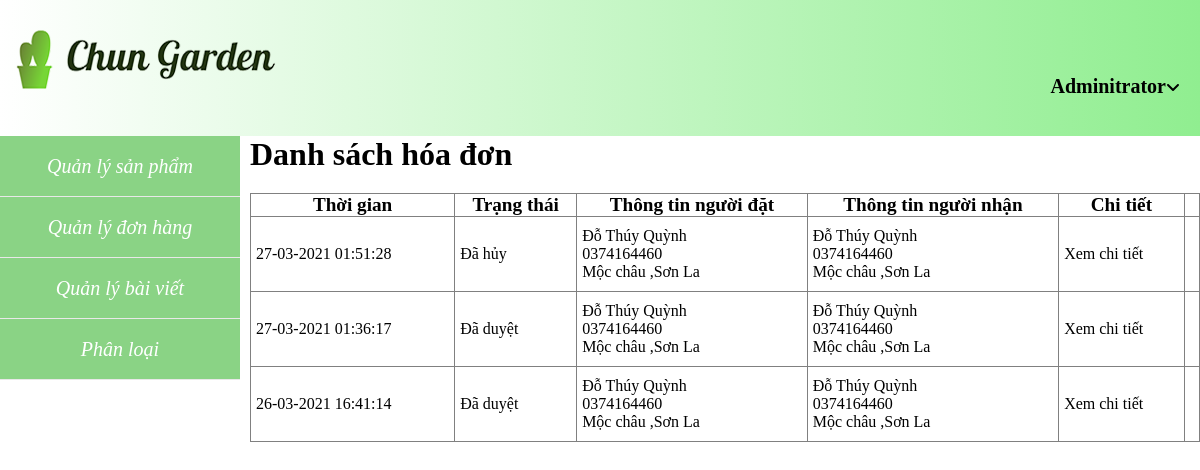
Screenshot of /admin/index.php?module=invoice&action=listinvoice (signed in) with the database file from the repository.
### tables this page shows
CREATE TABLE `invoice` (
  `id_Invoice` int(11) NOT NULL,
  `id_cus` int(11) NOT NULL,
  `Receiver` varchar(50) NOT NULL,
  `Phone_Receiver` varchar(20) NOT NULL,
  `Recipient_Address` varchar(255) NOT NULL,
  `Create_at` timestamp NULL DEFAULT NULL,
  `Total_Payment` float NOT NULL,
  `Note` varchar(255) NOT NULL,
  `Status_Order` tinyint(1) NOT NULL,
  `id_Admin` int(11) DEFAULT NULL
);

CREATE TABLE `customer` (
  `id_Customer` int(11) NOT NULL,
  `Username` varchar(50) NOT NULL,
  `Phone` varchar(20) NOT NULL,
  `Email` varchar(255) NOT NULL,
  `Address` varchar(255) NOT NULL,
  `Avatar` varchar(255) DEFAULT NULL,
  `Pass` varchar(32) NOT NULL
);

### admin/modules/invoice/listinvoice.php (the view, shortened to what this page needs)
<?php
require_once 'Layout/header.php';
?>
<div class="history">
<h1>Danh sách hóa đơn</h1>
<table border="1px" width="100%">
	<tr>
		<th>Thời gian</th>
		<th>Trạng thái</th>
		<th>Thông tin người đặt</th>
		<th>Thông tin người nhận</th>
		<th >Chi tiết</th>
		<th></th>
	</tr>
	<tr>
		<?php
			$sql="SELECT invoice.*, customer.Username, customer.Phone, customer.Address FROM invoice JOIN customer ON customer.id_Customer = invoice.id_cus ORDER BY id_Invoice DESC" ;
			$result=mysqli_query($conn,$sql);
			foreach ($result as $row) {
				echo "<tr>";
					$id=$row['id_Invoice'];
					echo "<td>".date_format(date_create($row['Create_at']),'d-m-Y H:i:s')."</td>";
					echo "<td >";
						if($row['Status_Order']==0){
							echo "Đang chờ duyệt";
						}
						else if($row['Status_Order']==1){
							echo "Đã duyệt";
						}
						else if($row['Status_Order']==2){
							echo "Đã hủy";
						}
					echo "</td>";
					echo "<td>".$row['Username']."<br>".$row['Phone']."<br>".$row['Address']."</td>";
					echo "<td>".$row['Receiver']."<br>".$row['Phone_Receiver']."<br>".$row['Recipient_Address']."</td>";
					echo "<td>";
							echo "<a href='index.php?module=invoice&action=view_detail&id=$id'>Xem chi tiết </a>";
					echo "</td>";
					echo "<td class='status'>";
					echo "</td>";
				echo "</tr>";
			}
		?>
	</tr>
</table>
</div>
<?php
require_once 'Layout/footer.php';
?>

### admin/Layout/header.php (style rules this page uses)
* { padding: 0; margin: 0; box-sizing:border-box; border-collapse: collapse; list-style: none; text-decoration: none; }
body { background-color: #A4E2AA; }

### admin/modules/invoice/listinvoice.php (style rules this page uses)
.history { width: 100%; }
.history table { margin-top: 20px; width: 100%; }
.history table td a { text-decoration: none; color: black }
.history table th { font-size: larger; }
.history table tr td { padding: 10px 5px; }

### rows the page displays
invoice: Create_at "27-03-2021 01:51:28", Status_Order "Đã hủy", id_cus.Username "Đỗ Thúy Quỳnh", id_cus.Phone "0374164460", id_cus.Address "Mộc châu ,Sơn La", Receiver "Đỗ Thúy Quỳnh", Phone_Receiver "0374164460", Recipient_Address "Mộc châu ,Sơn La"
invoice: Create_at "27-03-2021 01:36:17", Status_Order "Đã duyệt", id_cus.Username "Đỗ Thúy Quỳnh", id_cus.Phone "0374164460", id_cus.Address "Mộc châu ,Sơn La", Receiver "Đỗ Thúy Quỳnh", Phone_Receiver "0374164460", Recipient_Address "Mộc châu ,Sơn La"
invoice: Create_at "26-03-2021 16:41:14", Status_Order "Đã duyệt", id_cus.Username "Đỗ Thúy Quỳnh", id_cus.Phone "0374164460", id_cus.Address "Mộc châu ,Sơn La", Receiver "Đỗ Thúy Quỳnh", Phone_Receiver "0374164460", Recipient_Address "Mộc châu ,Sơn La"

### other values shown
$_SESSION['admin']['name'] "Adminitrator"
